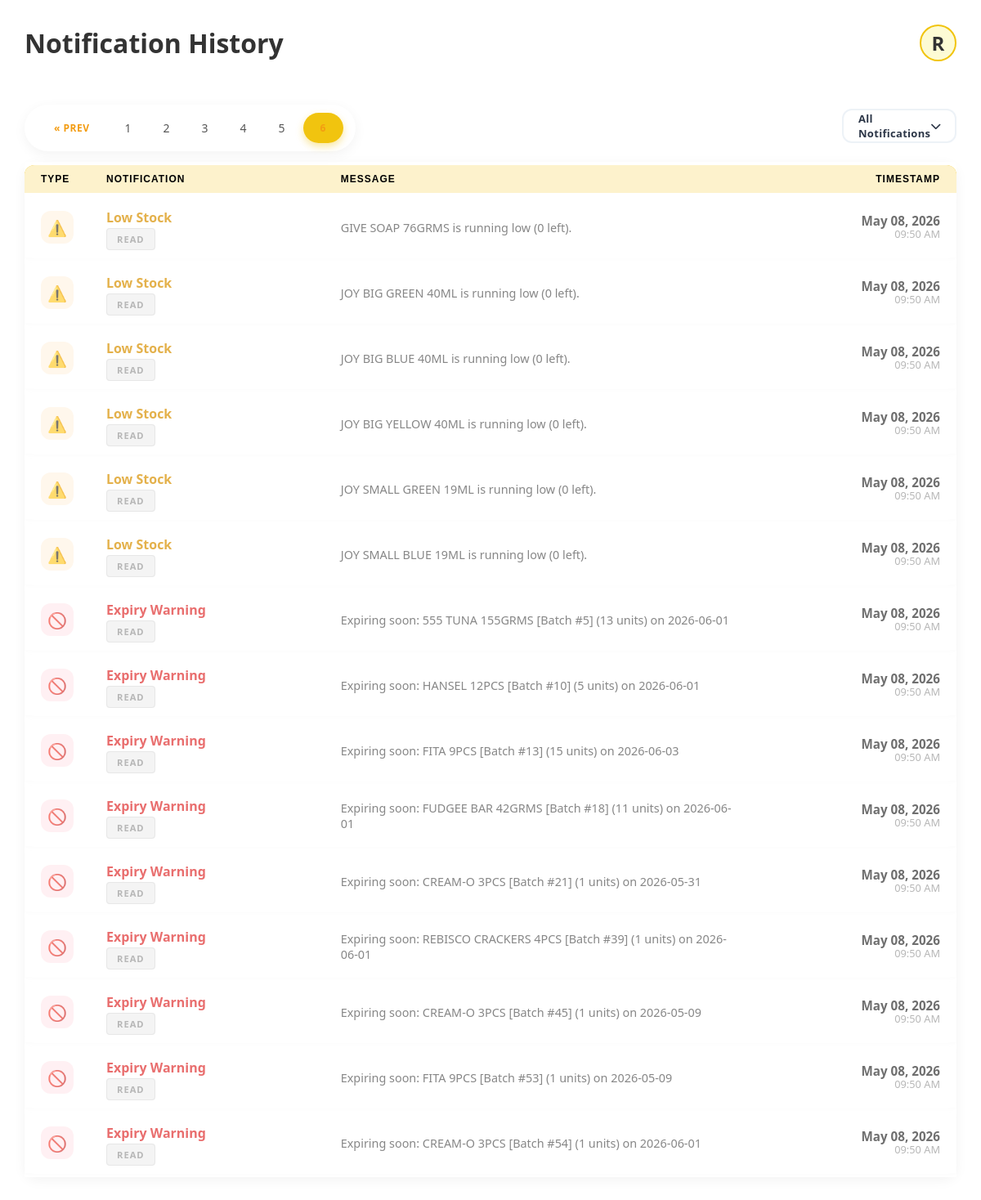
The app's page /all_notifications.php?page=6 (signed in) with its own data.
### tables this page shows
CREATE TABLE `notification` (
  `id` int(11) NOT NULL,
  `product_id` int(11) NOT NULL,
  `transaction_id` int(11) DEFAULT NULL,
  `title` varchar(100) NOT NULL,
  `message` text NOT NULL,
  `status` enum('unread','read') DEFAULT 'unread',
  `created_at` timestamp NOT NULL DEFAULT current_timestamp()
);

### all_notifications.php (the view, shortened to what this page needs)
<?php
require 'db_connect.php';
$where_clause = "";
$limit = 20;
$page = isset($_GET['page']) ? (int) $_GET['page'] : 1;
$offset = ($page - 1) * $limit;
$total_query = "SELECT COUNT(*) as total FROM notification" . $where_clause;
$total_res = mysqli_query($conn, $total_query);
$total_count = mysqli_fetch_assoc($total_res)['total'];
$total_pages = ceil($total_count / $limit);
$notif_sql = "SELECT * FROM notification
              $where_clause
              ORDER BY created_at DESC
              LIMIT $limit OFFSET $offset";
$result = mysqli_query($conn, $notif_sql);
?>
<!DOCTYPE html>
<html lang="en">
<head>
    <link rel="stylesheet" href="style.css">
    <link rel="stylesheet" href="https://cloudflare.com">
    <link rel="stylesheet" href="https://cdnjs.cloudflare.com/ajax/libs/font-awesome/6.4.2/css/all.min.css">
</head>
<body>
    <div class="container">
        <main class="main-content">
            <header>
                <h1>Notification History</h1>
                <a href="dashboard.php" class="rodal-back-btn">
                    <span class="logo-letter">R</span>
                </a>
            </header>
            <div class="top-bar">
                <div class="pagination-container">
                    <?php
                    $search_param = isset($_GET['search']) ? "&search=" . urlencode($_GET['search']) : "";
                    $cat_param = isset($_GET['category']) ? "&category=" . urlencode($_GET['category']) : "";
                    $url_params = $search_param . $cat_param;
                    ?>
                    <div class="pagination">
                        <?php if ($page > 1): ?>
                            <a href="?page=<?php echo ($page - 1) . $url_params; ?>">&laquo; Prev</a>
                        <?php endif; ?>
                        <?php for ($i = 1; $i <= $total_pages; $i++): ?>
                            <a href="?page=<?php echo $i . $url_params; ?>"
                                class="<?php echo ($page == $i) ? 'active' : ''; ?>">
                                <?php echo $i; ?>
                            </a>
                        <?php endfor; ?>
                    </div>
                </div>
                <div class="filter-bar">
                    <form method="GET" id="notifFilterForm">
                        <div class="modern-dropdown" id="notifDropdown">
                            <div class="dropdown-trigger">
                                <span id="notifDisplay">
                                    <?php
                                    $currentNotif = $_GET['category'] ?? '';
                                    if ($currentNotif == 'low-stock') echo 'Low Stock';
                                    elseif ($currentNotif == 'expiry-warning') echo 'Expiry Warning';
                                    else echo 'All Notifications';
                                    ?>
                                </span>
                                <i class="fas fa-chevron-down"></i>
                            </div>
                        </div>
                    </form>
                </div>
            </div>
            <section class="notification-history">
                <table class="grid-table">
                    <thead class="grid-thead">
                        <tr>
                            <th>Type</th>
                            <th>Notification</th>
                            <th>Message</th>
                            <th style="text-align: right;">Timestamp</th>
                        </tr>
                    </thead>
                    <tbody>
                        <?php
                        mysqli_data_seek($result, 0);
                        while ($row = mysqli_fetch_assoc($result)):
                            $statusClass = ($row['status'] == 'unread') ? 'status-unread' : 'status-read';
                            $titleClass = '';
                            $icon = '🔔';
                            $lowerTitle = strtolower($row['title']);
                            if (strpos($lowerTitle, 'low stock') !== false) {
                                $titleClass = 'text-low-stock';
                                $icon = '⚠️';
                            } elseif (strpos($lowerTitle, 'expiry') !== false || strpos($lowerTitle, 'expired') !== false) {
                                $titleClass = 'text-expiry';
                                $icon = '🚫';
                            }
                        ?>
                            <tr class="<?php echo $statusClass; ?> <?php echo $titleClass; ?>">
                                <td class="icon-cell">
                                    <span class="status-icon"><?php echo $icon; ?></span>
                                </td>
                                <td>
                                    <div class="title-text"><?php echo $row['title']; ?></div>
                                    <span class="badge"><?php echo strtoupper($row['status']); ?></span>
                                </td>
                                <td class="message-cell"><?php echo $row['message']; ?></td>
                                <td class="time-cell">
                                    <div class="date"><?php echo date('M d, Y', strtotime($row['created_at'])); ?></div>
                                    <div class="time"><?php echo date('h:i A', strtotime($row['created_at'])); ?></div>
                                </td>
                            </tr>
                        <?php endwhile; ?>
                    </tbody>
                </table>
            </section>
        </main>
    </div>
</body>
</html>

### style.css (style rules this page uses)
:root { --bg-yellow: #fffdf0; --card-yellow: #fdfbd4; --text-dark: #333; --sidebar-collapsed: 80px; --sidebar-expanded: 250px; --accent: #f1c40f; }
* { margin: 0; padding: 0; box-sizing: border-box; font-family: 'Segoe UI', sans-serif; }
body { background-color: #fff; color: var(--text-dark); overflow: hidden; }
.container { display: flex; min-height: 100vh; width: 100%; }
.main-content { flex: 1; padding: 30px; height: 100vh; overflow-y: auto; animation: fadeIn .5s ease; }
header { display: flex; justify-content: space-between; align-items: center; margin-bottom: 40px; }
.modern-dropdown { position: relative; width: 230px; font-family: 'Poppins', sans-serif; user-select: none; }
.dropdown-trigger { background: #fff; border: 2px solid #edf2f7; padding: 10px 18px; border-radius: 12px; display: flex; justify-content: space-between; align-items: center; cursor: pointer; font-size: 13px; font-weight: 600; color: #2d3748; letter-spacing: 0.3px; transition: all 0.3s ease; }
.grid-thead { background-color: #f8f9fa; }
.grid-thead th { padding: 14px 16px; text-align: left; font-weight: 600; color: #333; border-bottom: 2px solid #eee; font-family: 'Poppins', sans-serif; }
.grid-thead th:first-child { border-top-left-radius: 12px; }
.grid-thead th:last-child { border-top-right-radius: 12px; }
.grid-table { width: 100%; border-collapse: collapse; border: none; background: #fff; }
.grid-table th { background: #fdf2cc; color: #856404; padding: 16px; border-bottom: 2px solid #E6B800; font-weight: 700; text-transform: uppercase; font-size: 0.85rem; letter-spacing: 0.05em; text-align: left; font-family: 'Poppins', sans-serif; }
.grid-table tbody tr { background-color: #ffffff; transition: all 0.3s ease; box-shadow: 0 2px 5px rgba(0, 0, 0, 0.02); }
.grid-table tbody tr td:first-child { border-top-left-radius: 12px; border-bottom-left-radius: 12px; }
.grid-table tbody tr td:last-child { border-top-right-radius: 12px; border-bottom-right-radius: 12px; }
.grid-table td { border-bottom: 1px solid #eee; padding: 14px 16px; color: #444; font-size: 0.95rem; }
.grid-table tbody tr:last-child td { border-bottom: none; }
.pagination-container { display: flex; justify-content: center; margin: 10px 0 5px 0; }
.pagination { display: flex; gap: 5px; background: #fff; padding: 10px 15px; border-radius: 50px; box-shadow: 0 4px 15px rgba(0, 0, 0, 0.05); }
.pagination a { color: #555; padding: 8px 16px; text-decoration: none; border: 1px solid transparent; border-radius: 50px; font-size: 14px; font-weight: 500; transition: all 0.3s cubic-bezier(0.4, 0, 0.2, 1); display: flex; align-items: center; justify-content: center; min-width: 40px; }
.pagination a.active { background: linear-gradient(135deg, #f1c40f, #f1c40f); color: #fff; box-shadow: 0 4px 10px rgba(241, 196, 15, 0.4); pointer-events: none; font-weight: 700; }
.pagination a:first-child, .pagination a:last-child { font-weight: 700; text-transform: uppercase; font-size: 12px; letter-spacing: 0.5px; padding: 8px 20px; color: #f39c12; }
.top-bar { display: flex; align-items: center; justify-content: space-between; margin-bottom: 5px; flex-wrap: wrap; width: 100%; }
.grid-table { width: 100%; border-collapse: separate; border-spacing: 0 4px; margin-top: 0; }
.grid-table thead tr { background-color: transparent; }
.grid-table th { padding: 15px 20px; text-align: left; font-size: 13px; text-transform: uppercase; letter-spacing: 1px; color: #000000; font-weight: 600; border: none; }
.modern-dropdown { position: relative; width: 140px; }
.status-read { background-color: transparent; opacity: 0.7; }
.badge { padding: 5px 10px; border-radius: 20px; font-size: 10px; text-transform: uppercase; letter-spacing: 1px; }
.status-read .badge { background: #f0f0f0; color: #999; }
.grid-table thead tr { background-color: var(--accent); color: var(--text-dark); }
.grid-table th { padding: 15px; text-align: left; }
header { z-index: 1000 !important; }
.dropdown-trigger { width: 100%; height: 42px; padding: 0 15px; background: #fff; border: 1px solid #e2e2e2; border-radius: 12px; display: flex; justify-content: space-between; align-items: center; cursor: pointer; font-size: 14px; color: #666; outline: none; }

### records on screen
notification: title "⚠️", title "Low Stock", status "READ", message "GIVE SOAP 76GRMS is running low (0 left).", created_at "May 08, 2026", created_at "09:50 AM"
notification: title "⚠️", title "Low Stock", status "READ", message "JOY BIG GREEN 40ML is running low (0 left).", created_at "May 08, 2026", created_at "09:50 AM"
notification: title "⚠️", title "Low Stock", status "READ", message "JOY BIG BLUE 40ML is running low (0 left).", created_at "May 08, 2026", created_at "09:50 AM"
notification: title "⚠️", title "Low Stock", status "READ", message "JOY BIG YELLOW 40ML is running low (0 left).", created_at "May 08, 2026", created_at "09:50 AM"
notification: title "⚠️", title "Low Stock", status "READ", message "JOY SMALL GREEN 19ML is running low (0 left).", created_at "May 08, 2026", created_at "09:50 AM"
notification: title "⚠️", title "Low Stock", status "READ", message "JOY SMALL BLUE 19ML is running low (0 left).", created_at "May 08, 2026", created_at "09:50 AM"
notification: title "🚫", title "Expiry Warning", status "READ", message "Expiring soon: 555 TUNA 155GRMS [Batch #5] (13 units) on 2026-06-01", created_at "May 08, 2026", created_at "09:50 AM"
notification: title "🚫", title "Expiry Warning", status "READ", message "Expiring soon: HANSEL 12PCS [Batch #10] (5 units) on 2026-06-01", created_at "May 08, 2026", created_at "09:50 AM"
notification: title "🚫", title "Expiry Warning", status "READ", message "Expiring soon: FITA 9PCS [Batch #13] (15 units) on 2026-06-03", created_at "May 08, 2026", created_at "09:50 AM"
notification: title "🚫", title "Expiry Warning", status "READ", message "Expiring soon: FUDGEE BAR 42GRMS [Batch #18] (11 units) on 2026-06-01", created_at "May 08, 2026", created_at "09:50 AM"
notification: title "🚫", title "Expiry Warning", status "READ", message "Expiring soon: CREAM-O 3PCS [Batch #21] (1 units) on 2026-05-31", created_at "May 08, 2026", created_at "09:50 AM"
notification: title "🚫", title "Expiry Warning", status "READ", message "Expiring soon: REBISCO CRACKERS 4PCS [Batch #39] (1 units) on 2026-06-01", created_at "May 08, 2026", created_at "09:50 AM"
notification: title "🚫", title "Expiry Warning", status "READ", message "Expiring soon: CREAM-O 3PCS [Batch #45] (1 units) on 2026-05-09", created_at "May 08, 2026", created_at "09:50 AM"
notification: title "🚫", title "Expiry Warning", status "READ", message "Expiring soon: FITA 9PCS [Batch #53] (1 units) on 2026-05-09", created_at "May 08, 2026", created_at "09:50 AM"
notification: title "🚫", title "Expiry Warning", status "READ", message "Expiring soon: CREAM-O 3PCS [Batch #54] (1 units) on 2026-06-01", created_at "May 08, 2026", created_at "09:50 AM"
